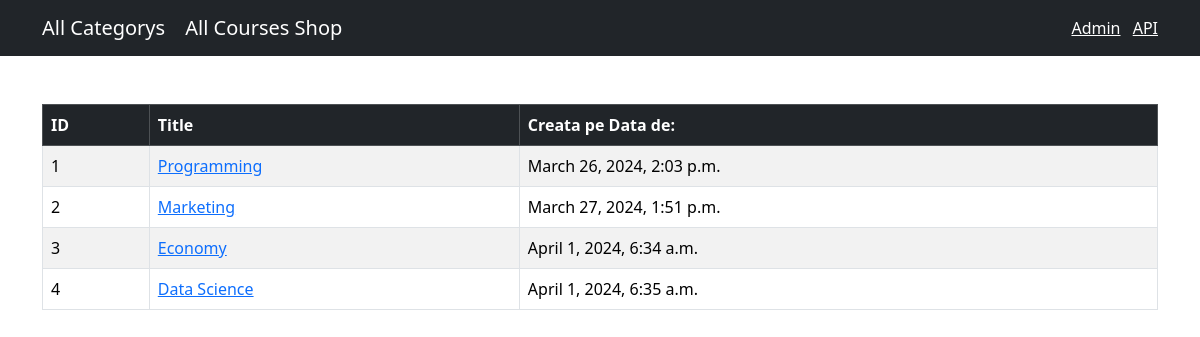
The app's page /shop/category/, older data.
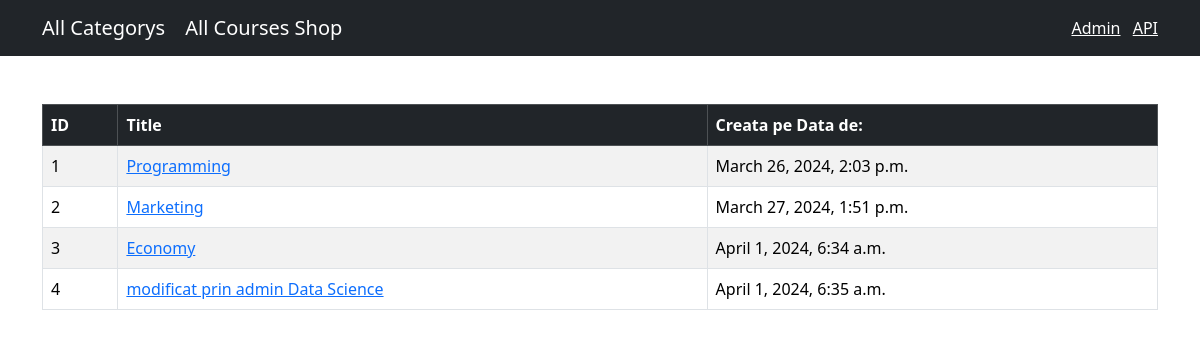
The same page, newer data.
### shop/models.py (models this page shows, shortened)
class Category(models.Model):
    title = models.CharField(max_length=255)
    created_at = models.DateTimeField(default=timezone.now)

### shop/views.py (the view)
# urls.py: path('category/', views.category, name='category'),
def category(request):
    category = Category.objects.all()
    return render(request, 'shop/category.html', {'category': category})

### templates/shop/category.html (shortened to what this page needs)
{% extends 'base.html' %}
{% block content %}
<table class="table mt-5 table-bordered table-striped table-hover">
    <thead class="table-dark">
    <tr>
        <th>ID</th>
        <th>Title</th>
        <th>Creata pe Data de:</th>
    </tr>
    </thead>
    <tbody>
    {% for category in category %}
    <tr>
        <td>{{category.id}}</td>
        <td>
            <a href={% url "shop:category_selected" category.id %}>{{category.title}}</a>
        </td>
        <td>{{category.created_at}}</td>
    </tr>
    {% endfor %}
    </tbody>
</table>
{% endblock %}

Row changes from the older to the newer data that the page shows:
changed Category id 4: title "Data Science" → "modificat prin admin Data Science"
